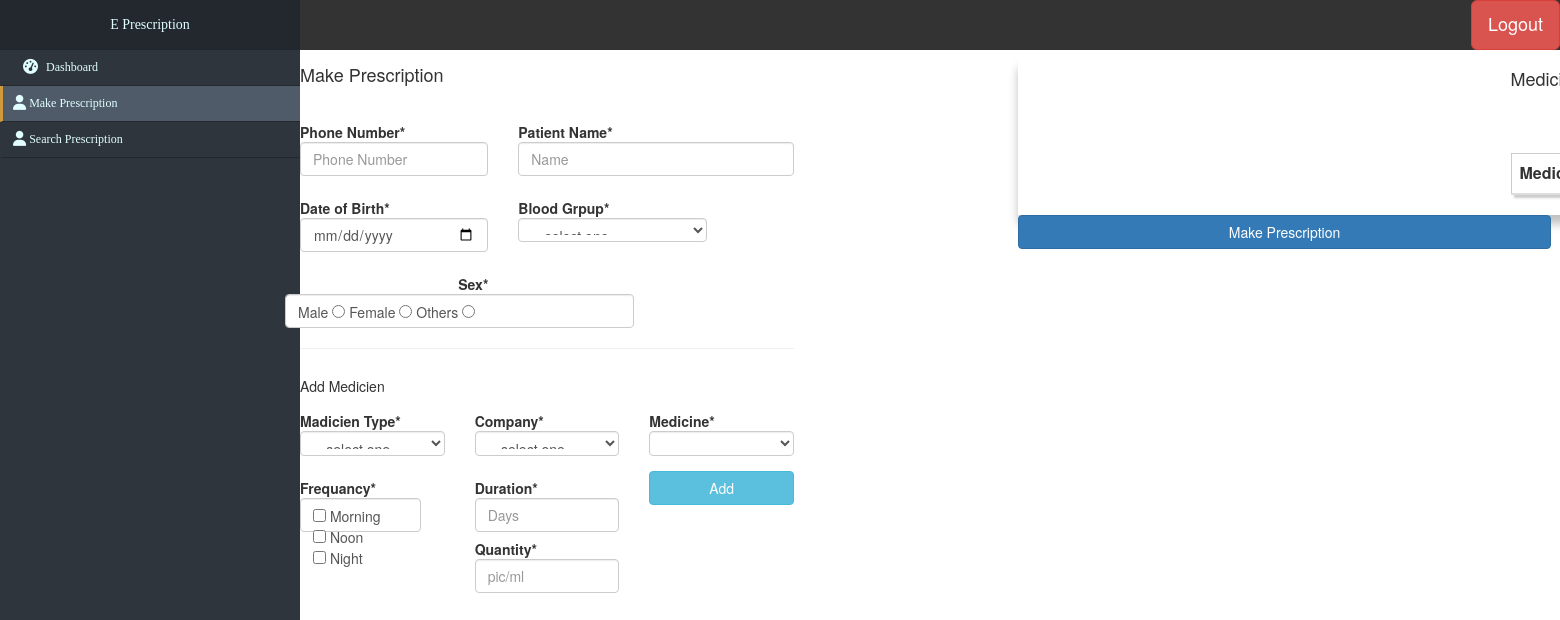
Screenshot of /doctor/getMakePrescriptionPage/ (signed in) with the database file from the repository.
### Patient/models.py (models this page shows, shortened)
class PatientSex(models.Model):
    patientSexId = models.AutoField(primary_key=True)
    patientSexName = models.CharField(max_length=8,blank=False,null=False)

### Doctor/views.py (the view)
# urls.py: path('getMakePrescriptionPage/', getMakePrescriptionPage, name="getMakePrescriptionPage"),
def getMakePrescriptionPage(request):
    doctorId = request.session.get('id')
    userType = request.session.get('userType')
    print("type")
    print(userType)
    if 'userType' not in request.session:
        return redirect(views.login)
    if 'id' not in request.session:
        return redirect(views.login)
    if userType!="doctor":
        return redirect(views.login)
    patientBloodGroup = PatientBloodGroup.objects.all()
    companys = Company.objects.values('companyId','name').order_by('name')
    medicineTypes = MedicineType.objects.values('medicineTypeId','medicineTypeName').order_by('medicineTypeName')
    patientSexes = PatientSex.objects.all()
    medicines = Medicine.objects.all()
    for pa in medicineTypes:
            print(pa)
    return render(request, "Doctor/doctor_make_prescription.html", {'patientBloodGroup': patientBloodGroup,'companys': companys, 'medicineTypes': medicineTypes, 'patientSexes': patientSexes,'medicines':medicines})

### Doctor/templates/Doctor/doctor_make_prescription.html (shortened to what this page needs)
{% extends "Doctor/base.html" %}
{% block content %}
	<link href="bootstrap.min.css" rel="stylesheet" id="bootstrap-css">
<link href="font-awesome.min.css" rel="stylesheet">
<div class="pageContainer">
    <div class="head">
  <div class="header-right">
  <a href="{% url 'logout' %}" id="logoutButton" class="btn btn-danger btn-lg">Logout</a>
  </div>
</div>
<div class="nav-side-menu">
    <div class="brand">E Prescription</div>
        <div class="menu-list">
            <ul id="menu-content" class="menu-content collapse out">
                <li class="">
                  <a href="#">
                   Dashboard
                  </a>
                </li>
                <a href="#">
                  <li data-toggle="collapse" data-target="#service" class="collapsed active">
                   Make Prescription
                </li>
                </a>
                <a href="{% url 'getSearchPrescriptionPage' %}">
                  <li data-toggle="collapse" data-target="#service" class="collapsed">
                   Search Prescription
                </li>
                </a>
            </ul>
     </div>
</div>
<div class="mainContainer">
  <div class="leftSection" style="background: ;">
      <div class="leftFormContainer" style="background:;">
                <div class="leftContainer" style="background: ;">
                    <form class="form-horizontal" id="form" role="form" style="background:;">
                        <h4 style="margin-left: 0px;">Make Prescription</h4>
                        <br>
                        <div class="form-group">
                            <div class="col-sm-12">
                                <div class="row">
                                    <div class="col-sm-5">
                                        <label for="patientPhoneNumber" class=" control-label">Phone Number*</label>
                                        <input type="text" id="patientPhoneNumber" placeholder="Phone Number" class="form-control" autofocus autocomplete="off" list="patientPhoneNumberList">
                                    </div>
                                    <div class="col-sm-7">
                                        <label for="patientName" class=" control-label">Patient Name*</label>
                                        <input type="text" id="patientName" placeholder="Name" class="form-control" autofocus autocomplete="off" list="patientNameList">
                                    </div>
                                </div>
                            </div>
                        </div>
                        <div class="form-group">
                            <div class="col-sm-12">
                                <div class="row">
                                    <div class="col-sm-5">
                                        <label for="patientDateOfBirth" class=" control-label">Date of Birth*</label>
                                        <input type="date" id="patientDateOfBirthInput" placeholder="DBO" class="form-control" autofocus autocomplete="off">
                                    </div>
                                    <div class="col-sm-5">
                                        <label for="name" class=" control-label">Blood Grpup*</label>
                                        <select class="form-control" id="patientBloodGroupDrop">
                                            <option value="null">
                                              --select one--
                                            </option>
                                        </select>
                                    </div>
                                </div>
                            </div>
                        </div>
                        <div class="form-group sexRadioGroup">
                            <label for="sex" class="col-sm-5 control-label">Sex* </label>
                            <div class="col-sm-8 form-control">
                              {%for patientSex in patientSexes%}
                                {{patientSex.patientSexName}} <input type="radio" id="{{patientSex.patientSexId}}" name="sex" value="{{patientSex.patientSexId}}">
                              {%endfor%}
                            </div>
                        </div>
                        <hr>
                        <div class="form-group" style="background: ;">
                            <div class="col-sm-12" >
                              <h5>Add Medicien</h5>
                                <div class="row">
                                    <div class="col-sm-4">
                                        <label for="name" class=" control-label">Madicien Type*</label>
                                        <select class="form-control" id="medicineTypeDrop">
                                            <option value="null">
                                              --select one--
                                            </option>
                                        </select>
                                    </div>
                                    <div class="col-sm-4">
                                        <label for="name" class=" control-label">Company*</label>
                                        <select class="form-control" id="medicineCompanyDrop">
                                            <option value="null">
                                              --select one--
                                            </option>
                    </select>
                                    </div>
                                    <div class="col-sm-4">
                                        <label for="name" class=" control-label">Medicine*</label>
                                        <select class="form-control" id="medicineDrop" name="null">
                    </select>
                                    </div>
                                </div>
                            </div>
                        </div>
                        <div class="form-group">
                            <div class="col-sm-12">
                                <div class="row">
                                    <div class="col-sm-4" style="background: ;">
                                        <label for="name" class=" control-label">Frequancy*</label>
                                        <div class="col-sm-10 form-control" style="background: ;">
                                           <input type="checkbox" id="frequencyMorningCheck" name="frequencyCheck"> Morning<br>
                                            <input type="checkbox" id="frequencyNoonCheck" name="frequencyCheck"> Noon<br>
                                             <input type="checkbox" id="frequencyNightCheck" name="frequencyCheck"> Night
                                       </div>
                                    </div>
                                    <div class="col-sm-4" style="background: ;">
                                        <label for="medicineDuration" class=" control-label">Duration*</label>
                                        <input type="number" id="medicineDurationInput" placeholder="Days" class="form-control" autofocus>
                                        <label for="medicineQuantity" class=" control-label">Quantity*</label>
                                        <input type="number" id="medicineQuantityInput" placeholder="pic/ml" class="form-control" autofocus>
                                    </div>
                                    <div class="col-sm-4" style="background: ;">
                                        <input type="button" id="addMedicine" value="Add" class="btn btn-info btn-block">
                                    </div>
                                </div>
                            </div>
                        </div>
                    </form>
                </div>
            </div>
  </div>
  <div class="rightSection">
<div class="formContainer">
      <div class="container">
    <div class="row col-md-12 col-md-offset-5 custyle">
    <table class="table table-striped custab" id="prescriptionMedicienListTable" >
    <thead>
    <h4>Medicine List</h4>
        <tr>
            <th>Medicine</th>
        </tr>
    </thead>
    </table>
    </div>
</div>
</div>
        <input type="button" class="btn btn-primary btn-block" id="makePrescriptionButton" value="Make Prescription">
</div>
  </div>
</div>
 {% endblock content %}

### Doctor/templates/Doctor/doctor_make_prescription.html (style rules this page uses)
.nav-side-menu { overflow: auto; font-family: verdana; font-size: 12px; font-weight: 200; background-color: #2e353d; position: fixed; top: 0px; width: 300px; height: 100%; color: #e1ffff; }
.nav-side-menu .brand { background-color: #23282e; line-height: 50px; display: block; text-align: center; font-size: 14px; }
.nav-side-menu ul, .nav-side-menu li { list-style: none; padding: 0px; margin: 0px; line-height: 35px; cursor: pointer; }
.nav-side-menu ul .active, .nav-side-menu li .active { border-left: 3px solid #d19b3d; background-color: #4f5b69; }
.nav-side-menu li { padding-left: 10px; border-left: 3px solid #2e353d; border-bottom: 1px solid #23282e; }
.nav-side-menu ul a { text-decoration: none; color: #e1ffff; }
.head { overflow: hidden; background-color: currentColor; //position: fixed; width: 100%; height: 50px; //margin-left: 300px; }
.header-right { float: right; }
#logoutButton { height: 50px; }
.mainContainer { background: transparent; margin-left: 300px; }
.leftFormContainer { background: ; float: left; //box-shadow: 0 9px 9px silver; margin: 0 auto; padding-bottom: 33px; padding-top: 5px; width: 494px; }
.formContainer { background: ; //box-shadow: 0 9px 9px silver; width: 533px; }
.custab { border: 1px solid #ccc; padding: 5px; margin: 5% 0; box-shadow: 3px 3px 2px #ccc; transition: 0.5s; }
.leftContainer { background: transparent; }
.rightSection { background: ; float: right; // width: 564px; //height: 366px; margin: 0 auto; padding: 9px; }
.rightSection .container { background: ; box-shadow: 0 9px 9px silver; }
@media (min-width: 767px) { .nav-side-menu .menu-list .menu-content { display: block; } }
body { margin: 0px; padding: 0px; }

### rows the page displays
PatientSex: patientSexName "Male"
PatientSex: patientSexName "Female"
PatientSex: patientSexName "Others"
